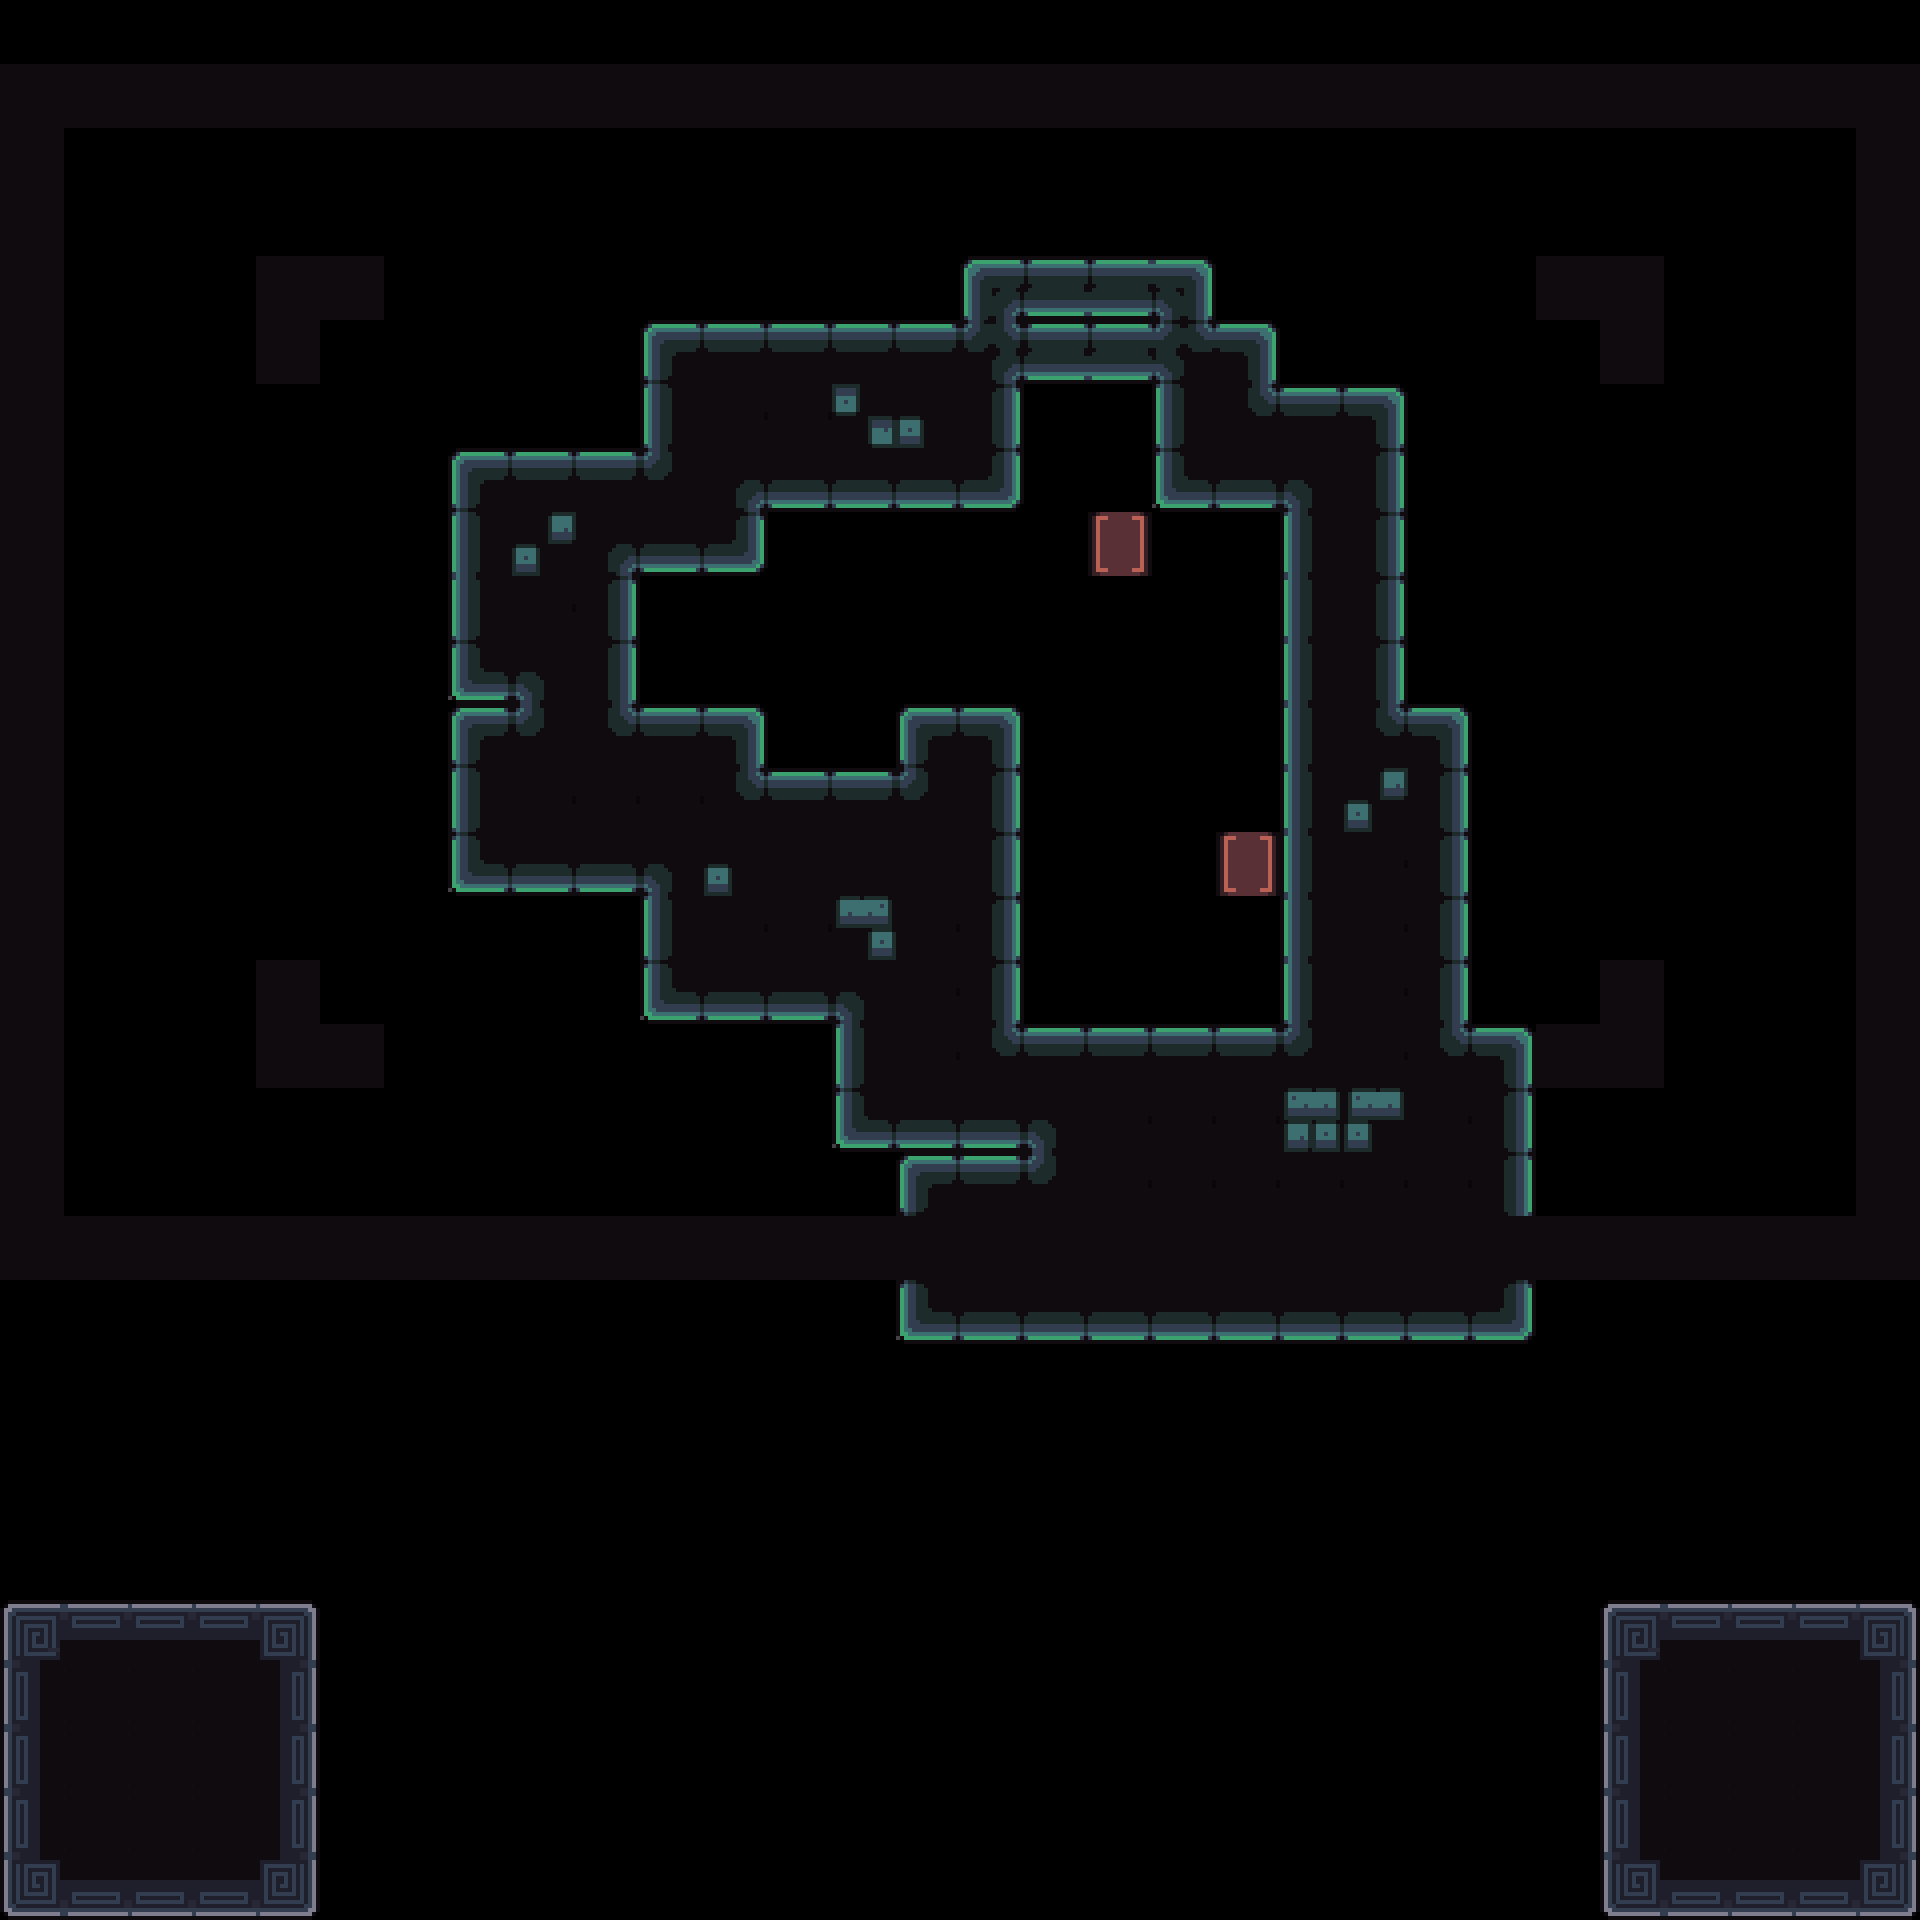

This game map was drawn from its Tiled (.tmx) file and the tilesets committed beside it. A one-line description and the trimmed map source follow:
An orthogonal 30x30 tile map with 64x64 px tiles, 4 tile layers (Decoration, Main, Exit, Border) and 13 objects (4x Spike, 2x 1, 2x Battery, Camera1, Camera2, ...).

<map version="1.10" tiledversion="1.11.2" orientation="orthogonal" renderorder="right-down" width="30" height="30" tilewidth="64" tileheight="64" infinite="0" nextlayerid="8" nextobjectid="122">
 <tileset firstgid="1" source="../tilesets/tileset_d.tsx" />
 <objectgroup id="4" name="Triggers" visible="0">
  <object id="23" name="Camera1" x="960" y="672">
   <point />
  </object>
  <object id="24" name="Camera2" x="704" y="480">
   <point />
  </object>
  <object id="28" name="Win" x="0" y="64" width="1920" height="1216" />
  <object id="29" name="Unactive" x="0" y="1600" width="320" height="320" />
  <object id="121" name="Data" type="1" x="0" y="0" width="63.6932" height="63.6932">
   <properties>
    <property name="bg" value="green" />
    <property name="level_number" type="int" value="9" />
    <property name="level_unlock" value="8, 12, 14" />
   </properties>
  </object>
 </objectgroup>
 <layer id="3" name="Decoration" width="30" height="30">
  <data>[900 cells, 2 non-empty, 1 distinct tile ids]</data>
 </layer>
 <layer id="7" name="Main" width="30" height="30">
  <data>[900 cells, 205 non-empty, 30 distinct tile ids]</data>
 </layer>
 <layer id="6" name="Exit" width="30" height="30">
  <data>[900 cells, 6 non-empty, 4 distinct tile ids]</data>
 </layer>
 <objectgroup id="2" name="Entities">
  <object id="106" name="Player0" type="1" x="640" y="640" width="63.6932" height="63.6932" />
  <object id="107" name="Box" x="832" y="576" width="62.4743" height="62.4743" />
  <object id="108" name="Battery" x="1088" y="512" width="63.6932" height="63.6932" />
  <object id="116" name="Battery" x="1216" y="832" width="63.6932" height="63.6932" />
  <object id="109" name="Spike" x="1024" y="960" width="63.5" height="63.5" />
  <object id="117" name="Spike" x="1088" y="960" width="63.5" height="63.5" />
  <object id="118" name="Spike" x="1152" y="960" width="63.5" height="63.5" />
  <object id="119" name="Spike" x="1216" y="960" width="63.5" height="63.5" />
 </objectgroup>
 <layer id="1" name="Border" width="30" height="30">
  <data>[900 cells, 106 non-empty, 1 distinct tile ids]</data>
 </layer>
</map>
